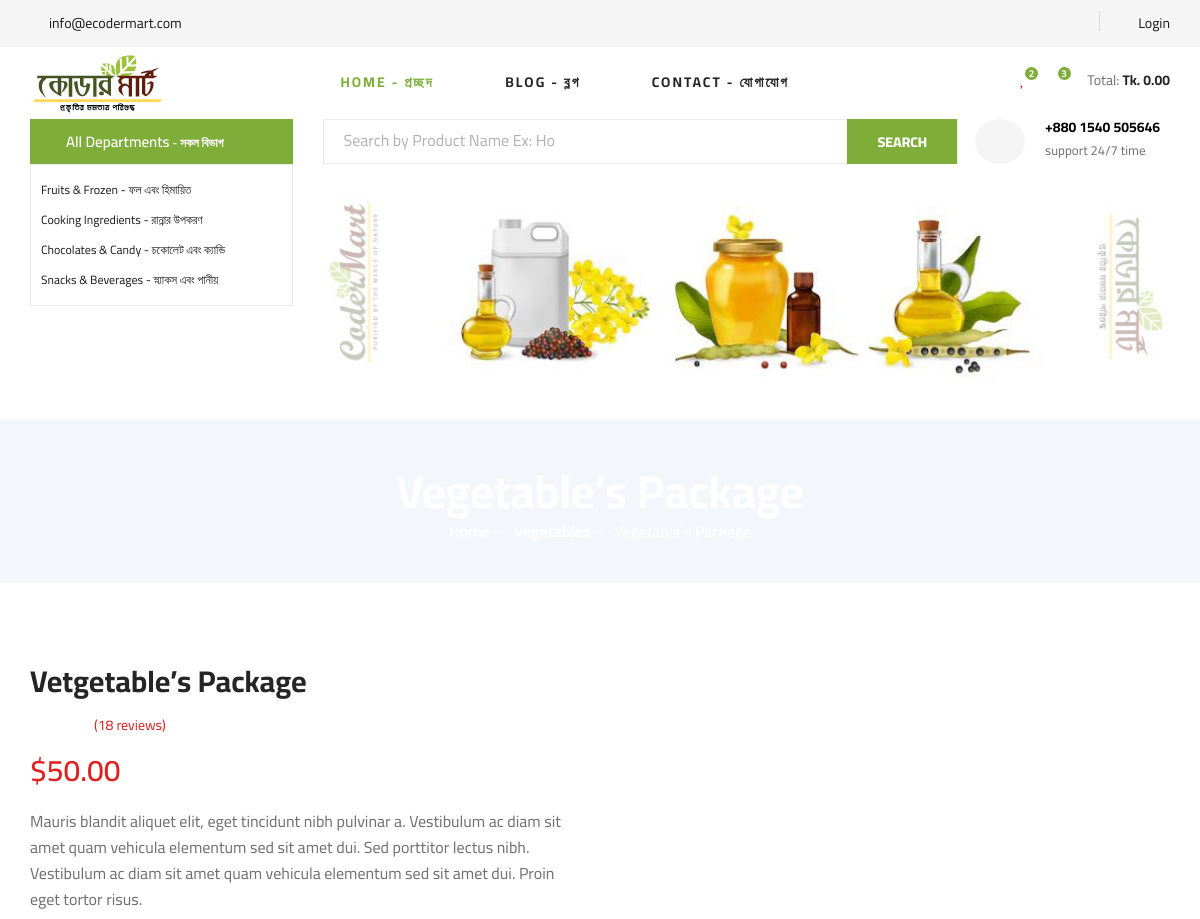
Before: /shop-details.php (upper part) with the older database file.
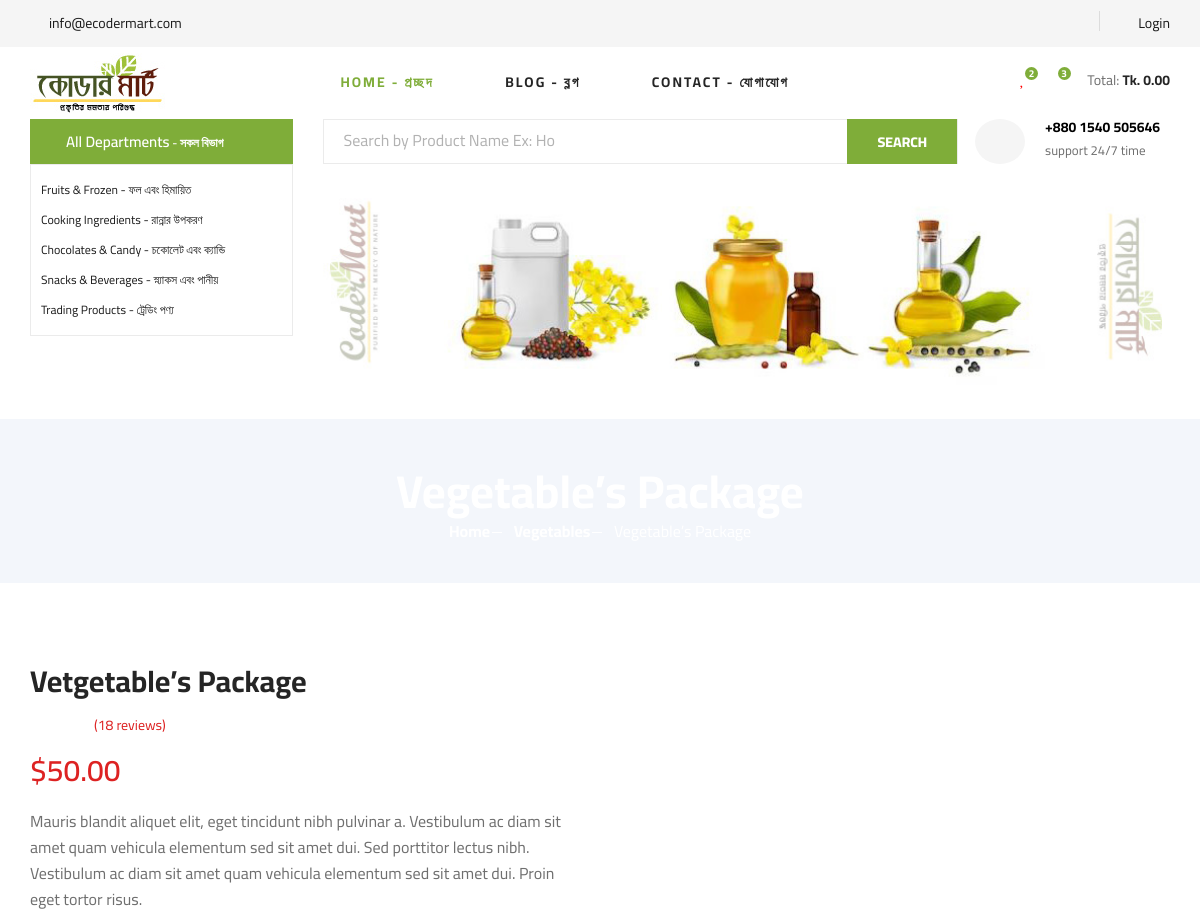
After: the same page with the newer database file.
### tables this page shows
CREATE TABLE `basic` (
  `id` int(11) NOT NULL,
  `compName` varchar(50) NOT NULL,
  `compName_en` varchar(50) DEFAULT NULL,
  `address` varchar(255) NOT NULL,
  `phone` varchar(25) NOT NULL,
  `office_phone` varchar(25) NOT NULL,
  `email` varchar(100) NOT NULL,
  `logo` varchar(255) NOT NULL,
  `currency` varchar(255) NOT NULL,
  `facebook` varchar(100) NOT NULL,
  `twitter` varchar(100) NOT NULL,
  `linkedin` varchar(100) NOT NULL,
  `delivery_method` varchar(255) NOT NULL,
  `messanger_group` varchar(150) NOT NULL,
  `whatapps_group` varchar(150) NOT NULL,
  `open_time` varchar(100) NOT NULL,
  `close_time` varchar(100) NOT NULL,
  `updationDate` timestamp NOT NULL DEFAULT current_timestamp()
);

CREATE TABLE `category` (
  `id` int(11) NOT NULL,
  `catName` varchar(255) DEFAULT NULL,
  `catName_en` varchar(255) DEFAULT NULL,
  `catImage` varchar(256) DEFAULT NULL,
  `creationDate` timestamp NOT NULL DEFAULT current_timestamp()
);

### includes/config.php (called while the page is built, shortened)
<?php
   $con = mysqli_connect(DB_SERVER,DB_USER,DB_PASS,DB_NAME);
	$sql=mysqli_query($con,"select * from basic where id='1'");
	while($row=mysqli_fetch_array($sql))
	{
		$compName=$row['compName'];
	}
?>

### share/hero.php (the view, shortened to what the changed rows need)
<section class="hero">
    <div class="container">
        <div class="row">
            <div class="col-lg-3">
                <div class="hero__categories">
                    <ul>
                        <?php
                        $sql = mysqli_query($con, "SELECT id, catName, catName_en FROM category");
                        while ($row = mysqli_fetch_array($sql)) { ?>
                            <li>
                                <a href="category.php?cid=<?= $row['id']; ?>">
                                    <?= htmlentities($row['catName_en']). ' - ' . trim(htmlentities($row['catName']), ' -'); ?>
                                </a>
                            </li>
                        <?php } ?>
                    </ul>
                </div>
            </div>
        </div>
    </div>
</section>

### share/header.php (shortened to what the changed rows need)
<header class="header">
        <div class="header__top">
            <div class="container">
                <div class="row">
                    <div class="col-lg-6 col-md-6">
                        <div class="header__top__left">
                            <ul>
                                <?php $ret=mysqli_query($con, "select * from basic"); while ($row=mysqli_fetch_array($ret)) { ?>
                                <li><i class="fa fa-envelope"></i> <?php echo htmlentities($row['email']);?></li>
                                <?php } ?>
                            </ul>
                        </div>
                    </div>
                </div>
            </div>
        </div>
		<div class="header__logo">
            <div class="container">
                <div class="row">
                    <div class="col-lg-3 col-md-3">
                        <div class="header__logo__left">
                          <a href="index.php">
							<?php
							$sql=mysqli_query($con,"select * from basic where id='1'");
							while($row=mysqli_fetch_array($sql))
							{	?>
							<img src="admin/logo/<?php echo $row['id'];?>/<?php echo $row['logo'];?>"  alt="<?php if(isset($compName)){ echo $compName;}?>"/>
							<?php } ?>
						  </a>
                        </div>
                    </div>
                </div>
            </div>
        </div>
</header>

Changed rows visible on the page:
added category: catName_en "Trading Products", catName "ট্রেডিং পণ্য"
